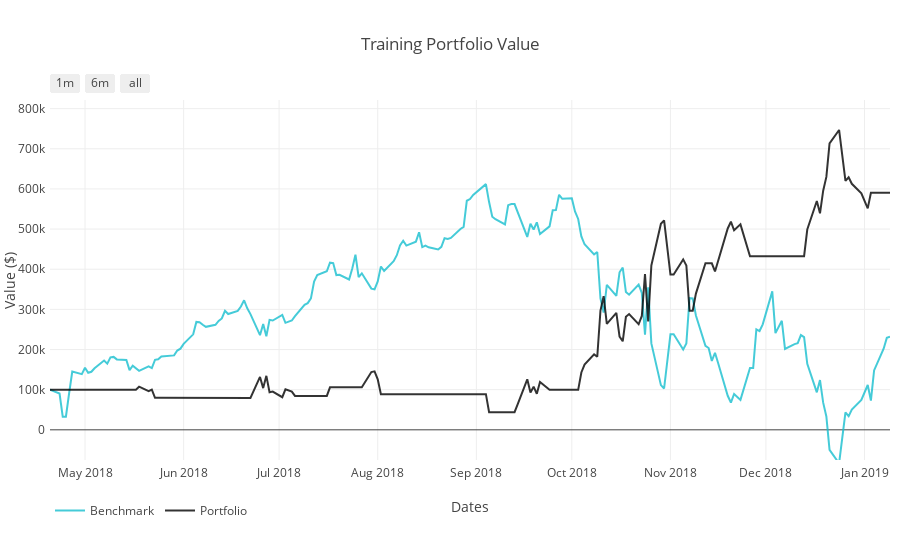

Notebook source saved alongside this figure:
### Markdown cell above
## Plotting market simulator results

### Code cell
plot_norm_data = plot_norm_data_vertical_lines(
    df_orders,
    portvals,
    portvals_bm,
    vert_lines=False,
    title="Training Portfolio Value",
    xtitle="Dates",
    ytitle="Value ($)",
    output_type='nb')
iplot(plot_norm_data)

### Figure 1 — Plotly figure (JSON) as saved in the notebook; plotly's stock layout.template omitted (floating-point values rounded to 4 significant figures; data arrays with more than 128 entries replaced by an {"elided": "..."} marker saying what was removed)
{"data": [{"line": {"color": "#17BECF"}, "name": "Benchmark", "opacity": 0.8, "type": "scatter", "uid": "58490eee-205f-4bff-a148-ed1ef7341a46", "x": {"elided": "182 str values"}, "y": {"elided": "182 int values"}}, {"line": {"color": "#000000"}, "name": "Portfolio", "opacity": 0.8, "type": "scatter", "uid": "806da650-6637-4e69-b68b-0ab481b6a969", "x": {"elided": "182 str values"}, "y": {"elided": "182 int values"}}], "layout": {"autosize": true, "legend": {"orientation": "h"}, "margin": {"b": 100, "l": 50, "pad": 4, "r": 10, "t": 100}, "showlegend": true, "title": {"text": "Training Portfolio Value"}, "xaxis": {"range": ["2018-04-20", "2019-01-09"], "rangeselector": {"buttons": [{"count": 1, "label": "1m", "step": "month", "stepmode": "backward"}, {"count": 6, "label": "6m", "step": "month", "stepmode": "backward"}, {"step": "all"}]}, "title": {"text": "Dates"}, "type": "date"}, "yaxis": {"range": [-75177, 821568], "title": {"text": "Value ($)"}, "type": "linear"}}}
